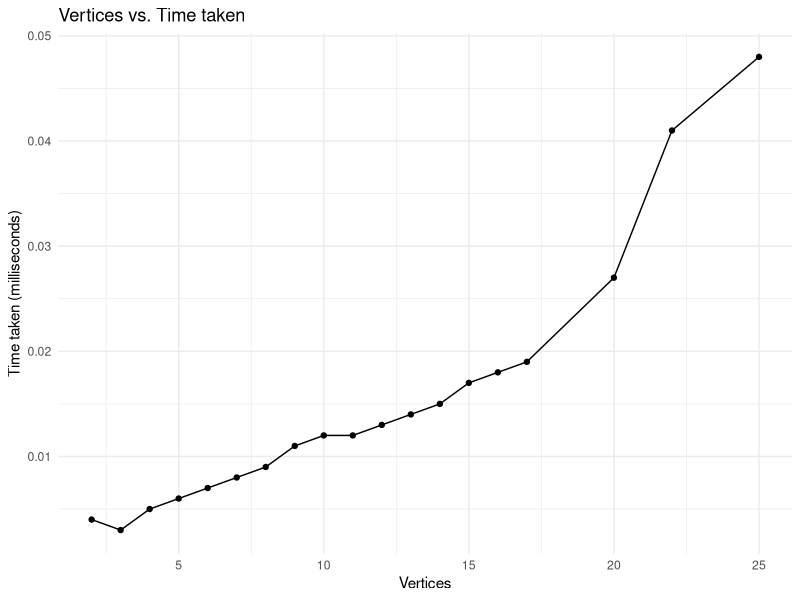

Reproduce this figure in R.
library(ggplot2)

vertices <- c(2, 3, 4, 5, 6, 7, 8, 9, 10, 11, 12, 13, 14, 15, 16, 17, 20, 22, 25)
time_taken <- c(0.004, 0.003, 0.005, 0.006, 0.007, 0.008, 0.009, 0.011, 0.012, 0.012, 0.013, 0.014, 0.015, 0.017, 0.018, 0.019, 0.027, 0.041, 0.048)

data <- data.frame(vertices, time_taken)

ggplot(data, aes(x = vertices, y = time_taken)) +
  geom_point() +
  geom_line() +
  labs(x = "Vertices", y = "Time taken (milliseconds)", title = "Vertices vs. Time taken") +
  theme_minimal()
